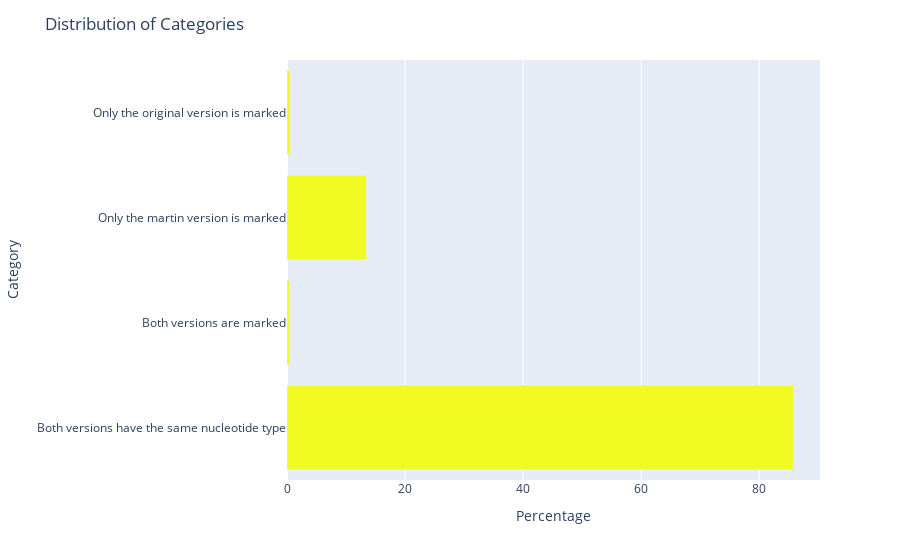

The code cell stored with this chart in its notebook:
### Markdown cell above
### TODO:
- bar plot!!!!
- another type???

### Code cell
import pandas as pd
import plotly.express as px

# 创建DataFrame
data = {'Category': ['Both versions have the same nucleotide type', 'Both versions are marked', 
                     'Only the martin version is marked', 'Only the original version is marked'],
        'Percentage': [85.779, 0.452, 13.448, 0.566]}
df = pd.DataFrame(data)

fig = px.bar(df, x='Percentage', y='Category', color_discrete_sequence=px.colors.sequential.Plasma_r)  # Set the size of the hole in the center as 0.4

fig.update_layout(title="Distribution of Categories")  # Add a title to the chart

fig.show()

### Figure 1 — Plotly figure (JSON) as saved in the notebook; plotly's stock layout.template omitted (floating-point values rounded to 4 significant figures)
{"data": [{"alignmentgroup": "True", "hovertemplate": "Percentage=%{x}<br>Category=%{y}<extra></extra>", "legendgroup": "", "marker": {"color": "#f0f921", "pattern": {"shape": ""}}, "name": "", "offsetgroup": "", "orientation": "h", "showlegend": false, "textposition": "auto", "type": "bar", "x": [85.78, 0.452, 13.45, 0.566], "xaxis": "x", "y": ["Both versions have the same nucleotide type", "Both versions are marked", "Only the martin version is marked", "Only the original version is marked"], "yaxis": "y"}], "layout": {"barmode": "relative", "legend": {"tracegroupgap": 0}, "margin": {"t": 60}, "title": {"text": "Distribution of Categories"}, "xaxis": {"anchor": "y", "domain": [0, 1], "title": {"text": "Percentage"}}, "yaxis": {"anchor": "x", "domain": [0, 1], "title": {"text": "Category"}}}}
